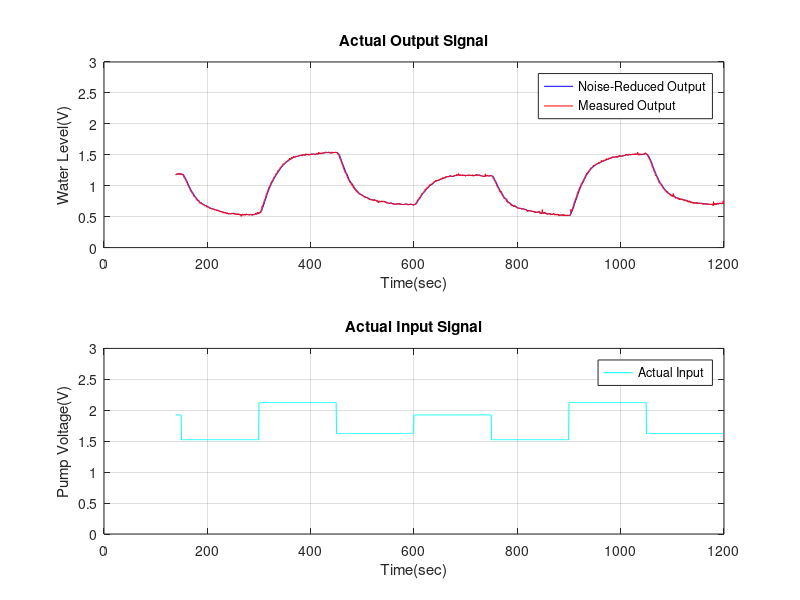
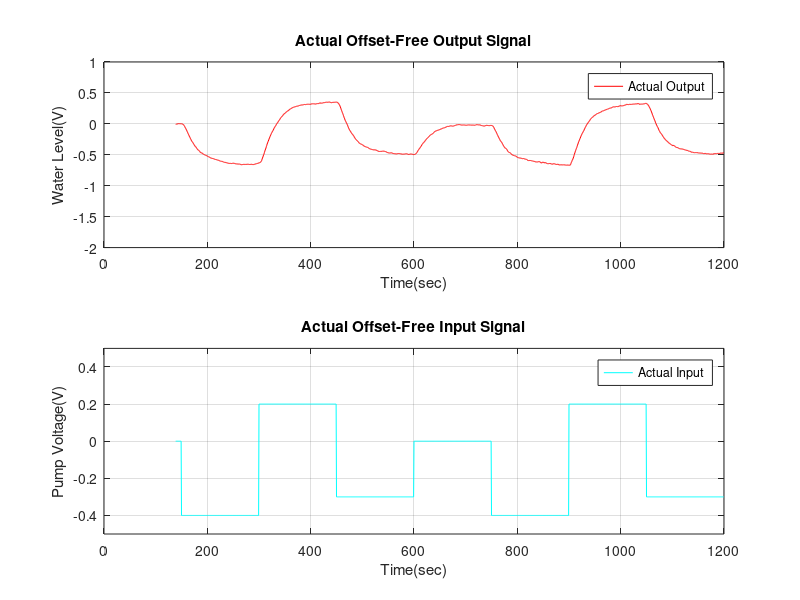
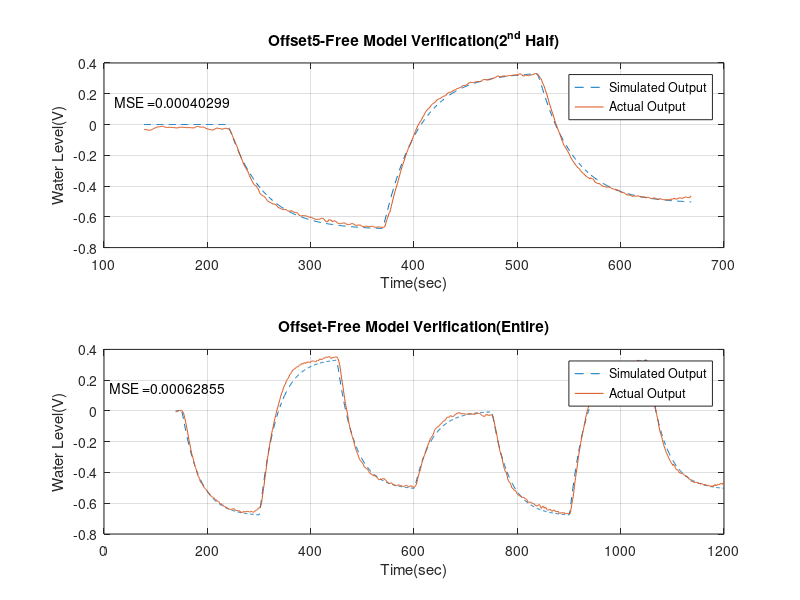
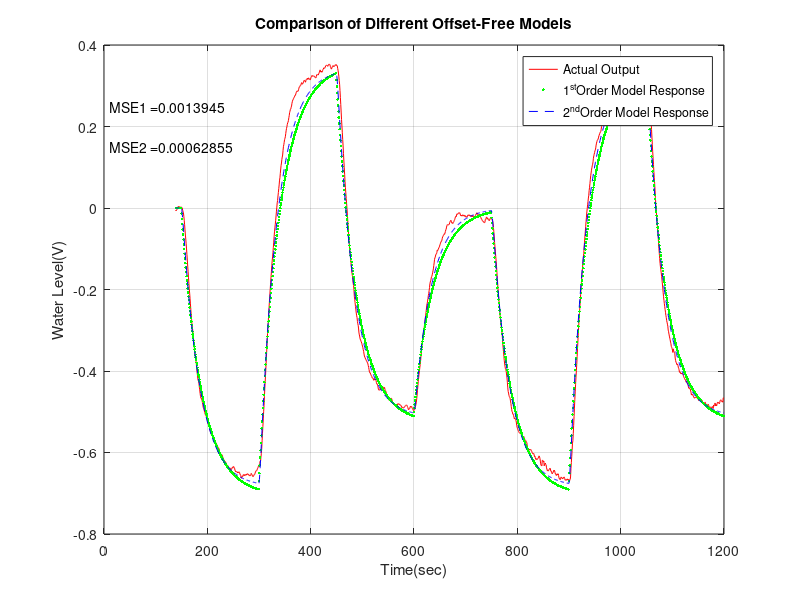

Write the MATLAB code that produced these figures, in order.

%**************** Part a ******************
clc;
close all;
clear all;
load('SysIdenData.mat');
y_actm = LogData.signals(1).values(:,1);
y_act = LogData.signals(1).values(:,2);
u_act = LogData.signals(2).values;
t = LogData.time;
Ts = t(2)-t(1);
% make trucation here
trunc_time = 139.5;
cycle_time = 600;
y_actm = y_actm(trunc_time/Ts:2*cycle_time/Ts,:);
y_act = y_act(trunc_time/Ts:2*cycle_time/Ts,:);
u_act = u_act(trunc_time/Ts:2*cycle_time/Ts,:);
t = t(trunc_time/Ts:2*cycle_time/Ts,:);

%**************** Part b ******************
figure(1)
subplot(2,1,1)
plot(t, y_act, 'b', t, y_actm, 'r');
grid on;
xlim([0, 1200]);
ylim([0 3]);
grid on;
legend('Noise-Reduced Output', 'Measured Output');
xlabel('Time(sec)');
ylabel('Water Level(V)');
title('\bfActual Output Signal');

subplot(2,1,2)
plot(t, u_act, 'c');
grid on;
xlim([0, 1200]);
ylim([0 3]);
grid on;
legend('Actual Input');
xlabel('Time(sec)');
ylabel('Pump Voltage(V)');
title('\bfActual Input Signal');

%**************** Part c ******************
i = 1;
ave = 0;
while(u_act(i+1) == u_act(i))
%     ave = mean(y_act(1:i,:));
    i = i+1;
end
ave=mean(y_act(1:i))
y = y_act-ave;
u = u_act-u_act(1);

figure(2)
subplot(2,1,1)
plot(t, y, 'r');
grid on;
xlim([0, 1200]);
ylim([-2 1]);
grid on;
legend('Actual Output');
xlabel('Time(sec)');
ylabel('Water Level(V)');
title('\bfActual Offset-Free Output Signal');

subplot(2,1,2)
plot(t, u, 'c');
grid on;
xlim([0, 1200]);
ylim([-0.5 0.5]);
grid on;
legend('Actual Input');
xlabel('Time(sec)');
ylabel('Pump Voltage(V)');
title('\bfActual Offset-Free Input Signal');

%**************** Part a ******************
%starting from t = 3, N = 452
start = 3;
N = ceil(size(y, 1)/2);

Matrix(:, 1) = y(start-1:N-1, :);
Matrix(:, 2) = y(start-2:N-2, :);
Matrix(:, 3) = u(start-1:N-1, :);
Matrix(:, 4) = u(start-2:N-2, :);

%**************** Part b ******************
est_val = inv(Matrix'*Matrix)*Matrix'*y(start:N,:)
G = [0, 1; est_val(2), est_val(1)];
H = [0;1];
C = [est_val(4), est_val(3)];
D = 0;
%**************** Part c ******************
sys1 = tf([est_val(3), est_val(4)], [1, -est_val(1), -est_val(2)], Ts)
sys2 = ss(G, H, C, D, Ts)

%**************** Part a ******************
SrcDataToSimulink = [t, u];
A = [1, -est_val(1), -est_val(2)];
B = [est_val(3), est_val(4)];
y_test = filter(B, A, u);
% y_test = lsim(sys2, u, t);
disp('MSE for the whole scequence');
MSE = mean((y_test-y).^2)
disp('MSE for the second half scequence');
MSE3 = mean((y_test(N+1:end)-y(N+1:end)).^2)

%**************** Part b ******************
figure(3)
y_sim = filter(B, A, u(N+1:end,:));
y_act = y(N+1:end,:);
t_tr = t(1:N-1,:);
subplot(2,1,1)
plot(t_tr, y_sim,'--', t_tr, y_act);
grid on;
legend('Simulated Output','Actual Output');
xlabel('Time(sec)');
ylabel('Water Level(V)');
title('Offset5-Free Model Verification(2^{nd} Half)');
text(110, 0.15, strcat('MSE = ', num2str(MSE3)));

subplot(2,1,2)
plot(t, y_test, '--', t, y);
grid on;
legend('Simulated Output','Actual Output');
xlabel('Time(sec)');
ylabel('Water Level(V)');
title('Offset-Free Model Verification(Entire)');
text(10, 0.15, strcat('MSE = ', num2str(MSE)));

%**************** Part c ******************

%**************** Part 1 ******************
% y(k) = -a1y(k-1)+b1u(k-1)
%starting from t = 2, N = 452

start = 10;
Matrix2(:, 1) = y(start-1:N-1, :);
Matrix2(:, 2) = u(start-1:N-1, :);
est_val2 = inv(Matrix2'*Matrix2)*Matrix2'*y(start:N,:);
sys3 = tf([est_val2(2)], [1, -est_val2(1)])
G = [0, 1; 0, est_val2(1)];
H = [0;1];
C = [0, est_val2(2)];
D = 0;
sys4 = ss(G, H, C, D, Ts)
% sys4 = ss(-est_val(1), est_val(2))
A = [1, -est_val2(1)];
B = [est_val2(2)];

% y_test2 = lsim(sys4, u, t);
y_test2 = filter(B, A, u);
MSE2 = mean((y_test2-y).^2)
figure(4)
plot( t, y, 'r', t, y_test2, 'g.', t, y_test,'b--');
grid on;
legend('Actual Output', '1^{st}Order Model Response', '2^{nd}Order Model Response');
xlabel('Time(sec)');
ylabel('Water Level(V)');
title('Comparison of Different Offset-Free Models');
text(10, 0.25, strcat('MSE1 = ', num2str(MSE2)));
text(10, 0.15, strcat('MSE2 = ', num2str(MSE)));

%**************** Bonus question ******************
%Observing Nyquist Sampling principles, sampling frequency is 2 times greater than frequency of sampled signal. 
%for designing purpose, we set fs>=5fh
%The smaller the sampling time is, the closer tha sampled discrete signal to the continous signal